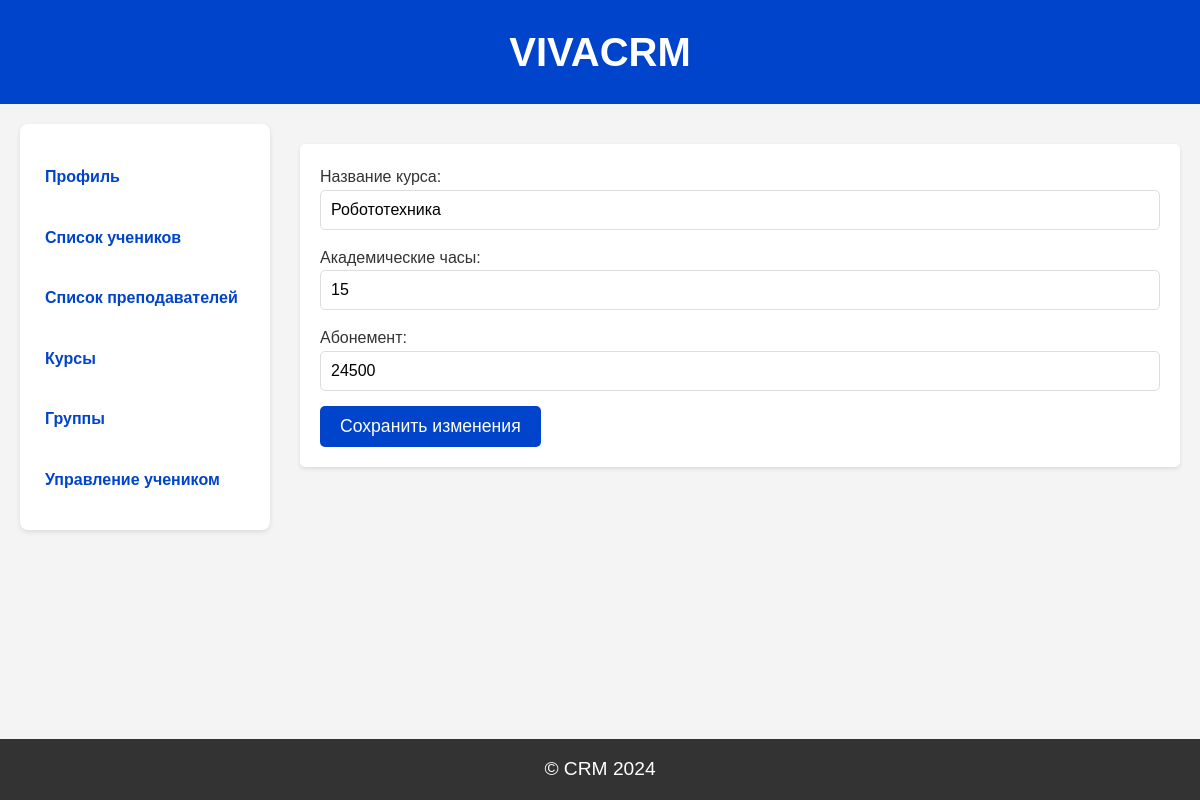
Before: /edit_course/1 (signed in) with the older database file.
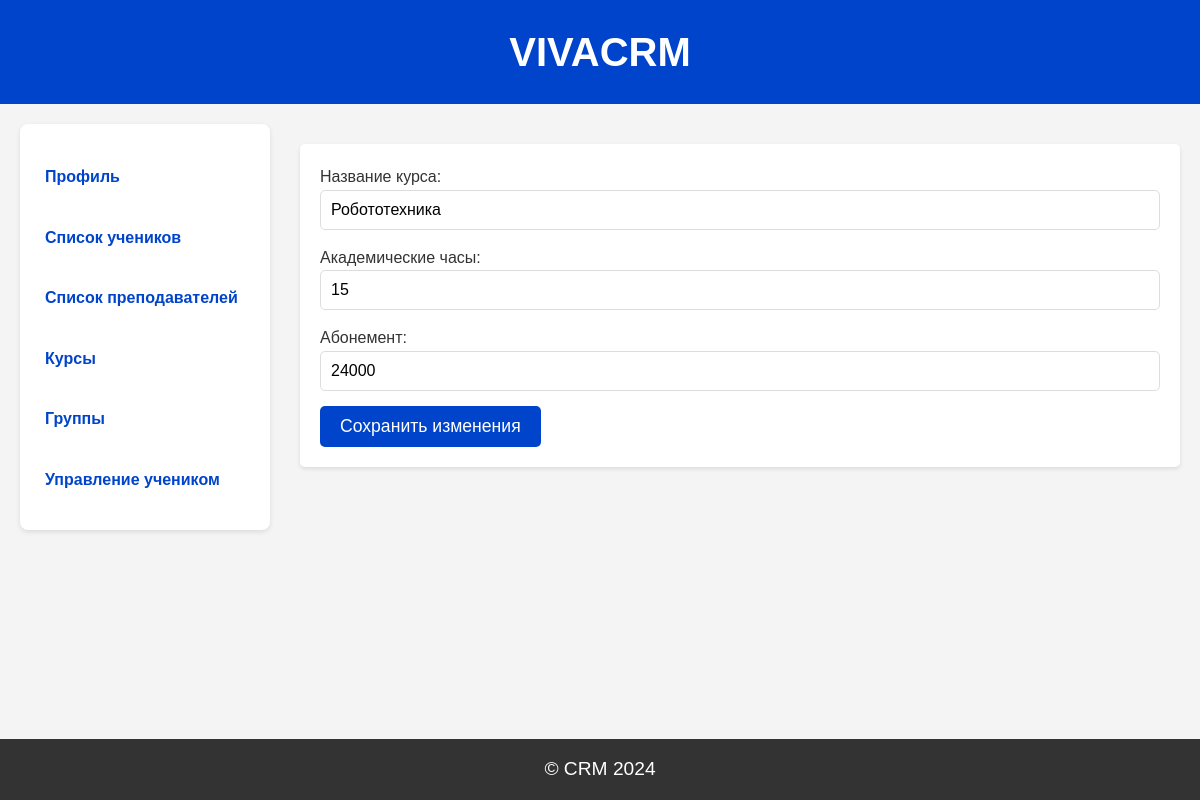
After: the same page with the newer database file.
### models.py (models this page shows)
class Course(db.Model):
    id = db.Column(db.Integer, primary_key=True)
    course_name = db.Column(db.String(100), nullable=False)
    academic_hours = db.Column(db.Integer, nullable=False)
    price = db.Column(db.Integer, nullable=False)
    teachers = db.relationship('ManageTeacher', back_populates='course')
    students = db.relationship('ManageStudent', back_populates='course')

### app.py (the view)
@app.route('/edit_course/<int:id>', methods=['GET', 'POST'])
@login_required
@role_required('Администратор')
def edit_course(id):
    administrator = Administrator.query.filter_by(admin_id=current_user.id).first()
    course = Course.query.get_or_404(id)
    form = CourseForm(obj=course)
    if form.validate_on_submit():
        course.course_name = form.course_name.data
        course.academic_hours = form.academic_hours.data
        course.price = form.price.data
        db.session.commit()
        return redirect(url_for('list_courses'))
    return render_template('edit_course.html', form=form, course=course, administrator=administrator)

### forms.py
class CourseForm(FlaskForm):
    course_name = StringField('Название курса', validators=[DataRequired()])
    academic_hours = IntegerField('Академические часы:', validators=[DataRequired()])
    price = IntegerField('Абонемент', validators=[DataRequired()])

### app.py (called while the page is built)
@login_manager.user_loader
def load_user(user_id):
    return Users.query.get(int(user_id))

def role_required(role):
    def decorator(f):
        @wraps(f)
        def wrapped(*args, **kwargs):
            if not current_user.is_authenticated or current_user.role != role:
                flash('Недостаточно прав доступа')
                return redirect(url_for('login'))
            return f(*args, **kwargs)
        return wrapped
    return decorator

### templates/edit_course.html (shortened to what this page needs)
{% extends "base_administrator.html" %}
{% block content %}
<div class="course-form">
    <form method="POST" action="{{ url_for('edit_course', id=course.id) }}">
        <div>
            <label for="course_name">Название курса:</label>
            {{ form.course_name(class="input") }}
        </div>
        <div>
            <label for="academic_hours">Академические часы:</label>
            {{ form.academic_hours(class="input") }}
        </div>
        <div>
            <label for="price">Абонемент:</label>
            {{ form.price(class="input") }}
        </div>
        <button type="submit" class="btn">Сохранить изменения</button>
    </form>
</div>
{% endblock %}

Changed rows visible on the page:
changed Course "Робототехника": price "24500" → "24000"
